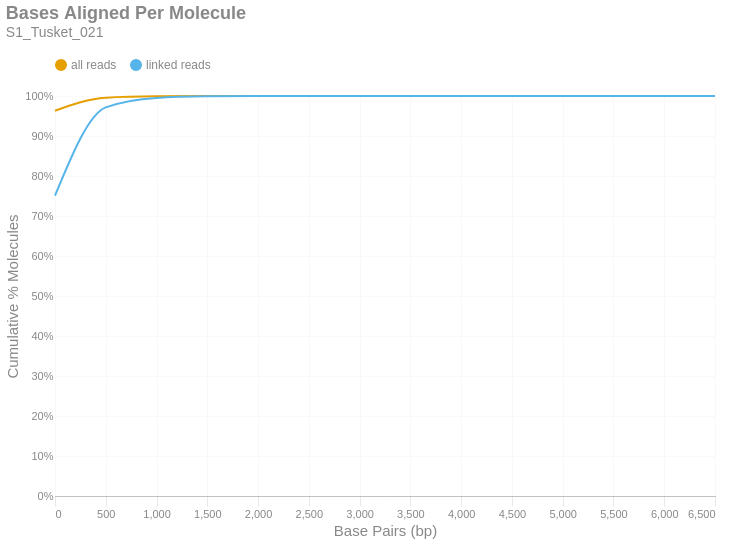

Notebook code cell kept with this figure:
### Markdown cell above
### Bases Aligned Per Molecule
This is a cumulative frequency distribution showing the number of base pairs aligned per unique molecule. These data are shown in 500 bp bins. There are two distributions: one with `all reads` (yellow) and another with only `linked reads` (blue). The percent of molecules in the `linked reads` distribution is relative to the total number of linked molecules.

### Code cell
if SKIPLR:
    print_html(f"Skipped")
else:
    binned_df = consolidated_hist(valids['aligned_bp'], mask, 500, True)
    with SafeRender(binned_df):
        (
            density_plot(binned_df, 'Bases Aligned Per Molecule', samplename, 'basesper')
            .encode(
                x=alt.X('bin:Q', title="Base Pairs (bp)").axis(tickMinStep=500).scale(padding=0),
                y=alt.Y('value:Q', title='Cumulative % Molecules')
                    .axis(format='%')
                    .scale(domain = [0,1])
                    .stack(False),
                color=alt.Color("key:N").scale(domain = ["all reads", "linked reads"]),
                tooltip = [
                    alt.Tooltip("key:N", title = "Data Type"),
                    alt.Tooltip("range_label:N", title="Bases Aligned Per Molecule"),
                    alt.Tooltip("value:Q", format = ".2%", title="% Molecules (Cum.)")
                ]
            )
        ).display()

### Figure 1 — Vega-Lite specification as saved in the notebook (floating-point values rounded to 4 significant figures)
{"width": "container", "height": 400, "config": {"title": {"anchor": "start", "dy": -15, "fontSize": 18, "color": "#888888", "subtitleColor": "#888888", "subtitleFontSize": 14}, "arc": {"fill": "#0072B2"}, "axis": {"domainColor": "#888888", "domainWidth": 0.5, "gridWidth": 0.2, "grid": false, "titleFontWeight": 400, "titleFontSize": 15, "labelFontSize": 11, "labelColor": "#888888", "tickColor": "#888888", "tickWidth": 0.2, "titleColor": "#888888"}, "axisBand": {"grid": false}, "axisX": {"grid": true, "tickSize": 10, "domainCap": "round"}, "axisY": {"domain": false, "grid": true, "tickSize": 0, "domainCap": "round"}, "background": "transparent", "header": {"labelFontSize": 15, "labelColor": "#888888", "titleFontSize": 15, "titleFontWeight": 600, "titleColor": "#888888"}, "legend": {"labelFont": "sans-serif", "labelFontSize": 12, "labelColor": "#888888", "symbolSize": 100, "symbolType": "circle", "titleFontSize": 12, "titlePadding": 10, "titleColor": "#888888", "title": null, "orient": "top"}, "range": {"category": ["#E69F00", "#56B4E9", "#009E73", "#F0E442", "#0072B2", "#D55E00", "#CC79A7", "#000000"], "diverging": ["#cfe8f3", "#a2d4ec", "#73bfe2", "#46abdb", "#1696d2", "#12719e"]}, "area": {"fill": "#0072B2", "fillOpacity": 0.7, "line": true, "strokeOpacity": 0.7}, "line": {"color": "#0072B2", "stroke": "#0072B2", "strokeWidth": 2}, "trail": {"color": "#0072B2", "stroke": "#0072B2", "strokeWidth": 0, "size": 1}, "point": {"filled": true, "fillOpacity": 1.0, "size": 95}, "text": {"color": "#888888", "fontSize": 11, "align": "right", "fontWeight": 400, "size": 11}, "bar": {"fill": "#0072B2", "stroke": null}, "view": {"stroke": null, "continuousWidth": 660, "continuousHeight": 400}}, "data": {"name": "data-8978144e9f016aece9c48cec5ba12efc"}, "mark": {"type": "line", "interpolate": "monotone", "point": {"opacity": 0, "size": 275}}, "encoding": {"color": {"field": "key", "scale": {"domain": ["all reads", "linked reads"]}, "type": "nominal"}, "tooltip": [{"field": "key", "title": "Data Type", "type": "nominal"}, {"field": "range_label", "title": "Bases Aligned Per Molecule", "type": "nominal"}, {"field": "value", "format": ".2%", "title": "% Molecules (Cum.)", "type": "quantitative"}], "x": {"axis": {"tickMinStep": 500}, "field": "bin", "scale": {"padding": 0}, "title": "Base Pairs (bp)", "type": "quantitative"}, "y": {"axis": {"format": "%"}, "field": "value", "scale": {"domain": [0, 1]}, "stack": false, "title": "Cumulative % Molecules", "type": "quantitative"}}, "params": [{"name": "param_c36ac31b6afebe62", "select": {"type": "point", "fields": ["key"]}, "bind": "legend"}], "title": {"text": "Bases Aligned Per Molecule", "subtitle": "S1_Tusket_021"}, "transform": [{"fold": ["all reads (cumsum)", "linked reads (cumsum)"]}, {"calculate": "replace(datum.key, ' (cumsum)', '')", "as": "key"}, {"filter": {"param": "param_c36ac31b6afebe62"}}], "usermeta": {"embedOptions": {"downloadFileName": "S1_Tusket_021.basesper"}}, "$schema": "https://vega.github.io/schema/vega-lite/v6.1.0.json", "datasets": {"data-8978144e9f016aece9c48cec5ba12efc": [{"bin": "0.0", "interval": "0.0-500.0", "all reads": 0.9632, "linked reads": 0.7509, "all reads (cumsum)": 0.9632, "linked reads (cumsum)": 0.7509, "range_label": "0-499"}, {"bin": "500.0", "interval": "500.0-1000.0", "all reads": 0.0327, "linked reads": 0.2207, "all reads (cumsum)": 0.9959, "linked reads (cumsum)": 0.9716, "range_label": "500-999"}, {"bin": "1000.0", "interval": "1000.0-1500.0", "all reads": 0.003458, "linked reads": 0.02366, "all reads (cumsum)": 0.9993, "linked reads (cumsum)": 0.9953, "range_label": "1000-1499"}, {"bin": "1500.0", "interval": "1500.0-2000.0", "all reads": 0.0005497, "linked reads": 0.003783, "all reads (cumsum)": 0.9999, "linked reads (cumsum)": 0.9991, "range_label": "1500-1999"}, {"bin": "2000.0", "interval": "2000.0-2500.0", "all reads": 0.000105, "linked reads": 0.000723, "all reads (cumsum)": 1.0, "linked reads (cumsum)": 0.9998, "range_label": "2000-2499"}, {"bin": "2500.0", "interval": "2500.0-3000.0", "all reads": 2.077e-05, "linked reads": 0.0001431, "all reads (cumsum)": 1.0, "linked reads (cumsum)": 0.9999, "range_label": "2500-2999"}, {"bin": "3000.0", "interval": "3000.0-3500.0", "all reads": 6.058e-06, "linked reads": 4.174e-05, "all reads (cumsum)": 1.0, "linked reads (cumsum)": 1.0, "range_label": "3000-3499"}, {"bin": "3500.0", "interval": "3500.0-4000.0", "all reads": 2.596e-06, "linked reads": 1.789e-05, "all reads (cumsum)": 1.0, "linked reads (cumsum)": 1.0, "range_label": "3500-3999"}, {"bin": "4000.0", "interval": "4000.0-4500.0", "all reads": 7.573e-07, "linked reads": 5.217e-06, "all reads (cumsum)": 1.0, "linked reads (cumsum)": 1.0, "range_label": "4000-4499"}, {"bin": "4500.0", "interval": "4500.0-5000.0", "all reads": 0.0, "linked reads": 0.0, "all reads (cumsum)": 1.0, "linked reads (cumsum)": 1.0, "range_label": "4500-4999"}, {"bin": "5000.0", "interval": "5000.0-5500.0", "all reads": 1.082e-07, "linked reads": 7.453e-07, "all reads (cumsum)": 1.0, "linked reads (cumsum)": 1.0, "range_label": "5000-5499"}, {"bin": "5500.0", "interval": "5500.0-6000.0", "all reads": 0.0, "linked reads": 0.0, "all reads (cumsum)": 1.0, "linked reads (cumsum)": 1.0, "range_label": "5500-5999"}, {"bin": "6000.0", "interval": "6000.0-6500.0", "all reads": 0.0, "linked reads": 0.0, "all reads (cumsum)": 1.0, "linked reads (cumsum)": 1.0, "range_label": "6000-6499"}, {"bin": "6500.0", "interval": "6500.0-7000.0", "all reads": 1.082e-07, "linked reads": 7.453e-07, "all reads (cumsum)": 1.0, "linked reads (cumsum)": 1.0, "range_label": "6500-6999"}]}}
